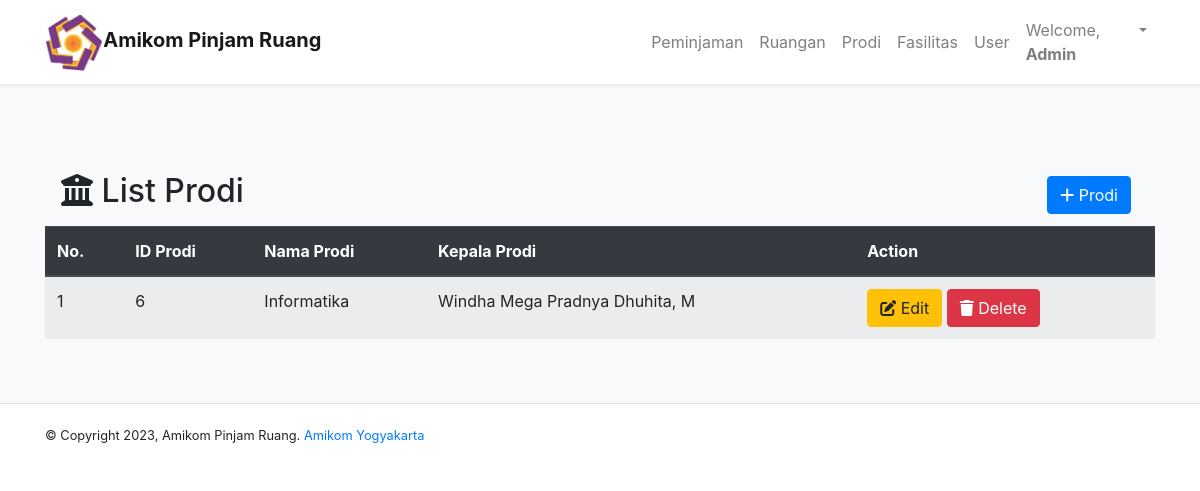
The page /dashboardAdmin.php?p=adminListProdi (signed in) on the database its author committed.
### tables this page shows
CREATE TABLE `prodi` (
  `IDProdi` int(11) NOT NULL,
  `namaProdi` varchar(20) NOT NULL,
  `kaprodi` varchar(30) NOT NULL
);

### inc.koneksi.php (called while the page is built, shortened)
<?php
    class Connection{
        private $host = "localhost";
        private $user = "root";
        private $password = "";
        function connect(){
            $conn = mysqli_connect($this->host, $this->user, $this->password);
            $this->connection = $conn;
        }
    }
?>

### class/class.Prodi.php (called while the page is built, shortened)
<?php
class Prodi extends Connection{
    public function SelectAllProdi(){
        $sql = "SELECT * FROM prodi";
        $result = mysqli_query($this->connection, $sql);
        $arrResult = Array();
        $count=0;
            while ($data = mysqli_fetch_array($result)){
                $objProdi = new Prodi();
                $objProdi->IDProdi=$data['IDProdi'];
                $objProdi->kaprodi=$data['kaprodi'];
                $objProdi->namaProdi=$data['namaProdi'];
                $arrResult[$count] = $objProdi;
                $count++;
            }
        return $arrResult;
    }
}
?>

### pages/adminListProdi.php (the view)
<div class="container">
    <div class="wrapper">
        <div class="Title">
            <div class="navbar ">
                <h2><i class="fas fa-university"></i> List Prodi</h2>
                <ul class="navbar-nav ml-auto">
                    <li class="nav-item">
                    <?php
                        if ($_SESSION["role"] == 'Admin') {
                         echo '<a class="btn btn-primary mr-2"  href="dashboardAdmin.php?p=tambahProdi" role="button"><i class="fas fa-plus"></i> Prodi</a>';
                        }
                    ?>
                    </li>
                </ul>
            </div>
            <table class="table table-striped">
                <thead class="thead-dark">
                    <tr>
                        <th scope="col">No.</th>
                        <th scope="col">ID Prodi</th>
                        <th scope="col">Nama Prodi</th>
                        <th scope="col">Kepala Prodi</th>
                        <?php
                            if ($_SESSION["role"] == 'Admin') {
                                echo '<th scope="col">Action</th>';
                            }
                        ?>
                    </tr>
                </thead>
                <tbody>
                    <?php
                        require_once('./class/class.Prodi.php');
                        $objProdi = new Prodi();
                        $arrayResultProdi = $objProdi->SelectAllProdi();
                        $no = 1;
                        if (count($arrayResultProdi) === 0) {
                            echo '<tr><td colspan="3" style="text-align: center;">Tidak ada data!</td></tr>';
                        }else {
                            foreach($arrayResultProdi as $dataProdi){
                                echo '<tr>';
                                echo '<td>'.$no.'</td>';
                                echo '<td>'.$dataProdi->IDProdi.'</td>';
                                echo '<td>'.$dataProdi->namaProdi.'</td>';
                                echo '<td>'.$dataProdi->kaprodi.'</td>';
                                if ($_SESSION["role"] == 'Admin') {
                                echo '<td><a class="btn btn-warning" href="dashboardAdmin.php?p=tambahProdi&IDProdi='.$dataProdi->IDProdi.'"><i class="fas fa-edit"></i> Edit</a> <a class="btn btn-danger" href="dashboardAdmin.php?p=deleteProdi&IDProdi='.$dataProdi->IDProdi.'" onclick="return confirm(\'Apakah anda yakin ingin mengahapus?\')"><i class="fas fa-trash"></i> Delete</a></td>';
                                }
                                echo '</tr>';
                                $no++;
                            }
                        }
                    ?>
                </tbody>
            </table>
        </div>
    </div>
</div>

### styles.css (style rules this page uses)
.Title { padding: 80px 0 0 0; }

### rows shown on the page
prodi: IDProdi "6", namaProdi "Informatika", kaprodi "Windha Mega Pradnya Dhuhita, M"

### other values the page prints
$_SESSION["nama"] "Admin"
